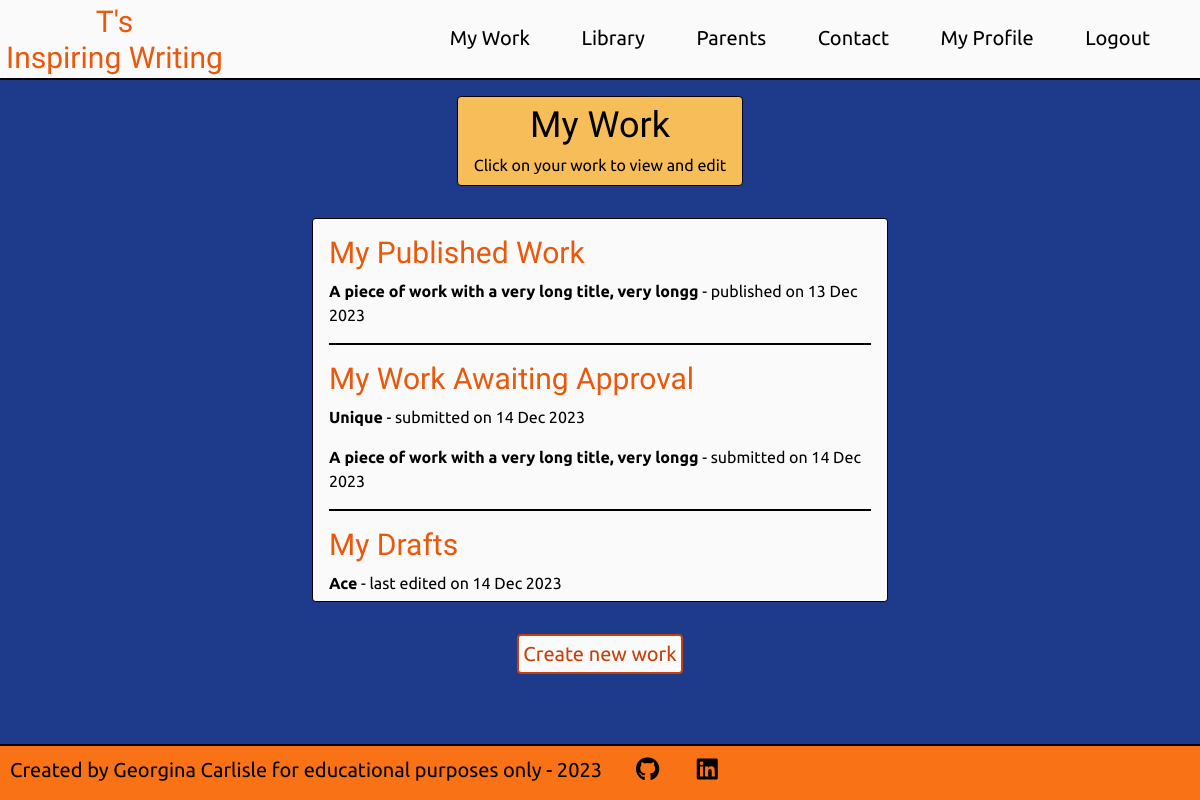
The page /writing/my_work/3 (signed in) on the database as committed earlier.
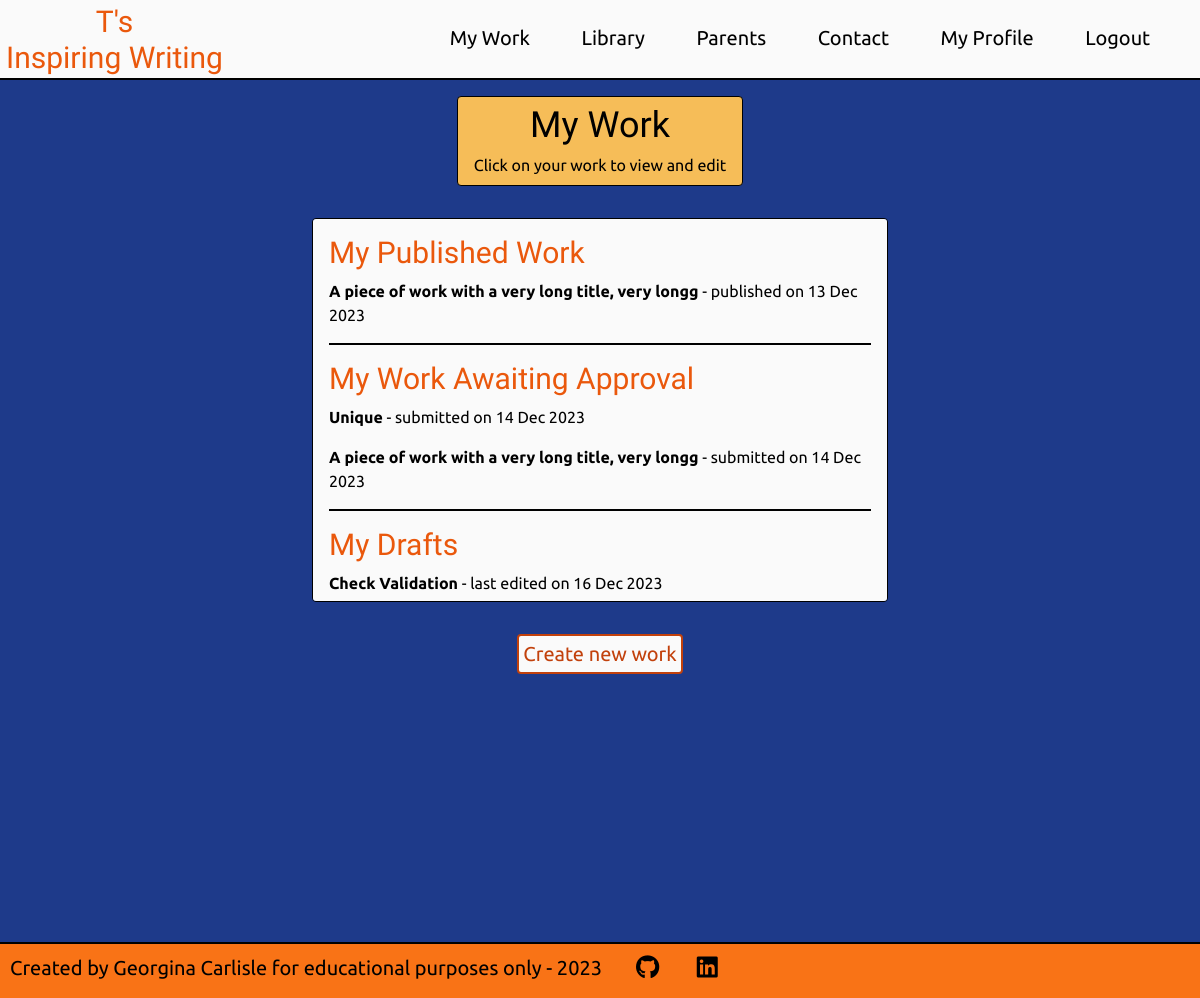
The same page on the database as committed later.
### users/models.py (models this page shows, shortened)
class User(AbstractBaseUser, PermissionsMixin):
    __name__ = 'CustomUser'
    validUsername = RegexValidator(
        r'^[a-zA-Z ]+$', 'Only letters and spaces are allowed in your Pen name')
    validFirstName = RegexValidator(
        r'^[a-zA-Z ]+$',
        'Only letters and spaces are allowed in your First name')
    validSecondName = RegexValidator(
        r'^[a-zA-Z ]+$',
        'Only letters and spaces are allowed in your Second name')
    username = models.CharField(
        max_length=20, unique=True, validators=[validUsername])
    age = models.IntegerField(
        validators=[MinValueValidator(8), MaxValueValidator(12),],)
    first_name = models.CharField(max_length=12, validators=[validFirstName])
    last_name = models.CharField(max_length=20, validators=[validSecondName])
    email = models.EmailField(max_length=320)
    consent = models.BooleanField(default=False)
    join_date = models.DateTimeField(default=timezone.now)
    is_staff = models.BooleanField(default=False)
    is_admin = models.BooleanField(default=False)
    is_active = models.BooleanField(default=True)
    is_superuser = models.BooleanField(default=False)
    objects = CustomAccountManager()
    USERNAME_FIELD = 'username'
    REQUIRED_FIELDS = ['email', 'first_name', 'last_name']

### writing/models.py (models this page shows, shortened)
class Writing(models.Model):
    title = models.CharField(max_length=50, unique=True)
    slug = models.SlugField(max_length=100, unique=True)
    author = models.ForeignKey(User, on_delete=models.CASCADE, related_name="writing")
    body = models.TextField()
    updated_on = models.DateTimeField(auto_now=True)
    pending_approval = models.BooleanField(default=False)
    date_submitted = models.DateTimeField(null=True, blank=True)
    approved = models.BooleanField(default=False)
    date_approved = models.DateTimeField(null=True, blank=True)
    failed_approval = models.BooleanField(default=False)
    date_failed = models.DateTimeField(null=True, blank=True)
    reason_failed = models.TextField(null=True, blank=True)
    featured = models.BooleanField(default=False)
    class Meta:
        ordering = ['-date_approved']

### writing/views.py (the view)
# urls.py: path('my_work/<int:user_id>', views.my_writing_view, name='my_work'),
@login_required
def my_writing_view(request, user_id):
    if request.user.id != user_id:
        messages.error(request, 'You have been returned to your account home page, \
                       as you were trying to access a page you are not authorised to view.')
        return redirect('account_home')
    context = {}
    user = User.objects.get(id=user_id)
    work = user.writing.all()
    published_work = work.filter(approved = True).order_by('-date_approved')
    awaiting_approval = work.filter(pending_approval = True).order_by('-date_submitted')
    failed_approval = work.filter(failed_approval = True).order_by('-date_failed')
    draft = work.filter(approved = False, pending_approval = False).order_by('-updated_on')
    context['published_work'] = published_work
    context['awaiting_approval'] = awaiting_approval
    context['failed_approval'] = failed_approval
    context['drafts'] = draft
    return render(request, 'my_work.html', context)

### writing/templates/my_work.html (shortened to what this page needs)
{% extends 'base.html' %}
{% load static %}
{% block content %}
<div class="bg-blue-900 h-full pb-4 pt-16 lg:pt-20">
    <div class="flex justify-center h-fit">
        <div class="text-center px-4 py-2 bg-horange my-4 h-fit rounded border border-black">
            <h1 class="text-3xl md:text-4xl font-title text-black mb-2">
                My Work
            </h1>
            {% if request.user.writing %}
            <p>
                Click on your work to view and edit
            </p>
            {% else %}
            <p>
                No saved writing. Time to get creating.
            </p>
            {% endif %}
        </div>
    </div>
    <div class="flex justify-center mt-4">
        <div class="border border-black rounded bg-zinc-50 p-4 relative w-11/12 sm:max-w-xl h-96 overflow-auto">
            <div class="mb-4 border-b-2 border-black">
                <h2 class="text-2xl lg:text-3xl mb-2 font-title text-orange-600">
                    My Published Work
                </h2>
                {% if published_work %}
                {% for work in published_work %}
                <p class="mb-4">
                    <a href="{% url 'view' work.id %}"
                    title="View writing"
                    class="font-bold hover:text-blue-700">
                    {{ work.title }}</a>
                    <span>- published on {{ work.date_approved|date:"d M Y" }}</span>
                </p>
                {% endfor %}
                {% else %}
                <p class="mb-2">You have no published work</p>
                {% endif %}
            </div>
            <div class="mb-4 border-b-2 border-black">
                <h2 class="text-2xl lg:text-3xl mb-2 font-title text-orange-600">
                    My Work Awaiting Approval
                </h2>
                {% if awaiting_approval %}
                {% for work in awaiting_approval %}
                <p class="mb-4">
                    <a href="{% url 'view' work.id %}"
                    title="View writing"
                    class="font-bold hover:text-blue-700">
                    {{ work.title }}</a>
                    <span>- submitted on {{ work.date_submitted|date:"d M Y" }}</span>
                </p>
                {% endfor %}
                {% else %}
                <p>You have no work awaiting approval</p>
                {% endif %}
            </div>
            <div>
                <h2 class="text-2xl lg:text-3xl mb-2 font-title text-orange-600">
                    My Drafts
                </h2>
                {% if drafts %}
                {% for work in drafts %}
                <p class="mb-4">
                    <a href="{% url 'edit' work.id %}"
                    title="View and edit writing"
                    class="font-bold hover:text-blue-700">
                    {{ work.title }}</a>
                    <span>- last edited on {{ work.updated_on|date:"d M Y" }}</span>
                </p>
                {% endfor %}
                {% else %}
                <p class="mb-2">You have no drafts</p>
                {% endif %}
            </div>
        </div>
    </div>
    <div class="flex justify-center mt-2">
        <a class="p-1 mt-6 rounded border-orange-700 border-2 border-solid bg-zinc-50 hover:bg-orange-700 text-orange-700 hover:text-white text-lg md:text-xl hover:cursor-pointer w-fit"
            href="{% url 'create' %}">
            Create new work
        </a>
    </div>
</div>
{% endblock%}

### templates/base.html (shortened to what this page needs)
{% load compress %} {% load static %}
<!DOCTYPE html>
<html lang="en">
  <head>
    {% compress css %}
    <link rel="stylesheet" href="{% static 'src/output.css' %}" />
    {% endcompress %}
  </head>
  <body class="flex flex-col h-screen">
    {% if request.user.is_authenticated %}
    {% include 'account_header.html' %} {% else %}
    {% include 'header.html' %} {% endif %}
    <main class="grow font-body">{% block content %} {% endblock %}</main>
    {% include 'footer.html' %}
  </body>
</html>

### templates/account_header.html (shortened to what this page needs)
{% load static %}
<header>
  <div
    class="fixed top-0 z-10 grid grid-cols-4 md:grid-cols-6 xl:grid-cols-6 h-16 lg:h-20 w-full border-b-2 border-black bg-zinc-50"
  >
    <div class="flex justify-start col-span-3 sm:col-span-2">
      <div class="p-1.5 lg:py-1">
        <a
          class="inline-block text-center w-full font-title text-2xl lg:text-3xl leading-none text-orange-600 hover:text-black hover:cursor-pointer"
          href="{% url 'account_home' %}"
          aria-label="return to the home page"
        >
          {% if user.username %}
          <p>{{ user.username }}'s</p>
          <p>Inspiring Writing</p>
          {% endif %}
        </a>
      </div>
    </div>
    <nav class="col-span-1 md:col-span-4 p-5 lg:p-6 font-body">
      <ul class="hidden md:flex flex-row justify-around lg:text-xl">
        <li class="hover:font-bold hover:cursor-pointer">
          <a href="{% url 'my_work' user.id %}">My Work</a>
        </li>
        <li class="hover:font-bold hover:cursor-pointer">
          <a href="{% url 'library' %}">Library</a>
        </li>
        <li class="hover:font-bold hover:cursor-pointer">
          <a>Parents</a>
        </li>
        <li class="hover:font-bold hover:cursor-pointer">
          <a>Contact</a>
        </li>
        <li class="hover:font-bold hover:cursor-pointer">
          <a>My Profile</a>
        </li>
        <li class="hover:font-bold hover:cursor-pointer">
          <a href="{% url 'logout' %}">Logout</a>
        </li>
      </ul>
    </nav>
  </div>
</header>

### templates/footer.html (shortened to what this page needs)
{% load static %}
<footer>
    <div class="flex font-body p-2 h-11 md:h-14 border-t-2 border-black bg-orange-500">
        <p class="p-0.5 md:text-xl"><span class="hidden sm:inline">Created by </span>Georgina Carlisle <span class="hidden sm:inline">for educational purposes only </span> -  2023</p>
        <span class="ml-8 text-xl md:text-2xl">
            <a href="https://github.com/GeorginaCarlisle"
            target="_blank"
            rel="noopener"
            aria-label="Visit my GitHub profile (opens in a new tab)"
            class="mr-8">
            <i class="fa-brands fa-github hover:text-zinc-50"></i>
            </a>
            <a href="https://www.linkedin.com/in/georgina-carlisle-617b58268"
            target="_blank"
            rel="noopener"
            aria-label="Visit my linkedin profile (opens in a new tab)">
            <i class="fa-brands fa-linkedin hover:text-zinc-50"></i>
            </a>
        </span>
    </div>
  </footer>

Rows that differ between the two databases and show on the page:
no longer on this page (row unchanged): Writing: title "Ace", updated_on "14 Dec 2023", shown under "My Drafts"
added Writing: title "Check Validation", updated_on "16 Dec 2023", shown under "My Drafts"
